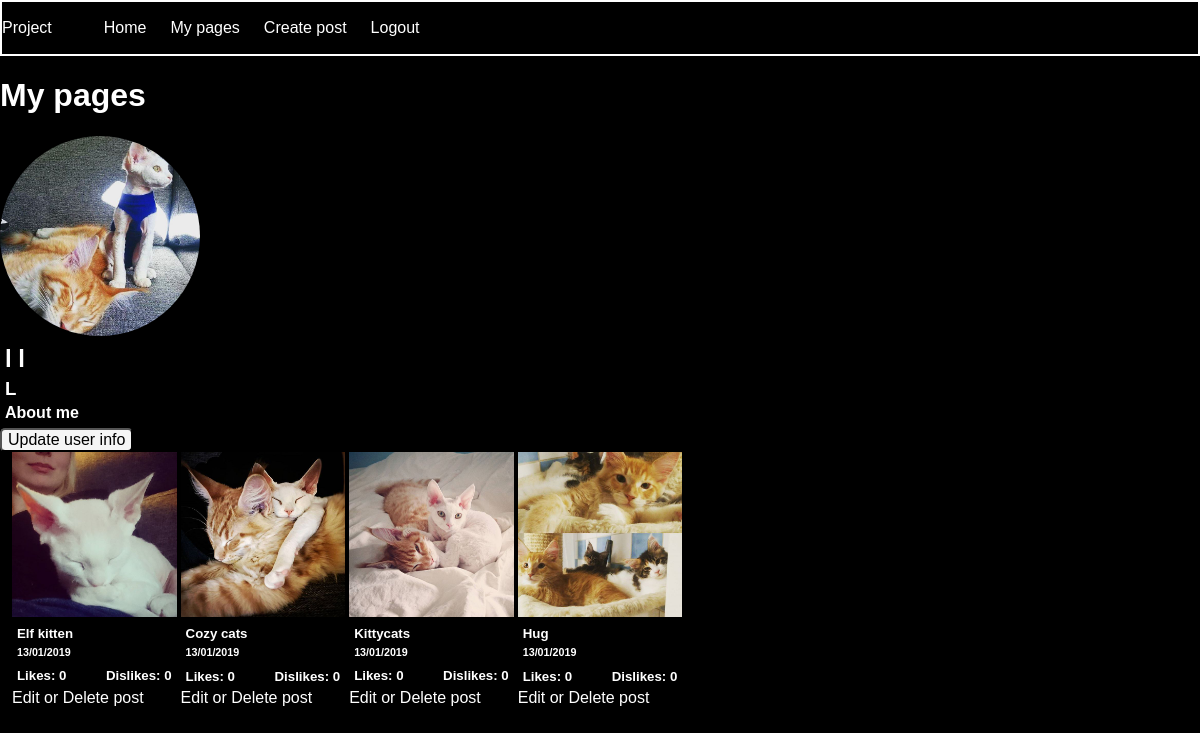
Before: /my-pages.php (signed in) with the older database file.
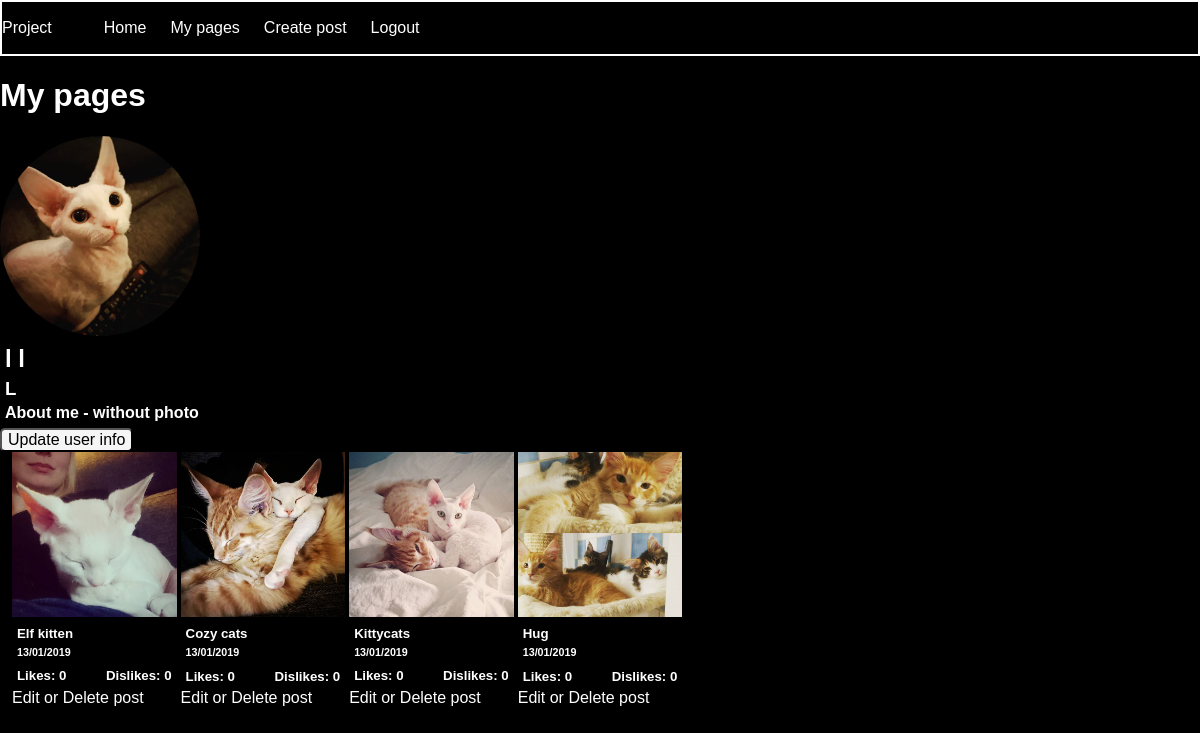
After: the same page with the newer database file.
### tables this page shows
CREATE TABLE "users" (
	`id`	INTEGER PRIMARY KEY AUTOINCREMENT,
	`name`	TEXT,
	`password`	TEXT,
	`email`	TEXT,
	`profile_image_url`	TEXT,
	`username`	TEXT,
	`bio`	TEXT
);

CREATE TABLE "posts" (
	`post_id`	INTEGER PRIMARY KEY AUTOINCREMENT,
	`description`	TEXT,
	`image_url`	TEXT,
	`user_id`	INTEGER,
	`date`	INTEGER
);

### app/config.php (called while the page is built, shortened)
<?php
return [
    'title' => 'Project',
    'database_path' => sprintf('sqlite:%s/database/photoify.db', __DIR__),
];

### app/database/database-functions.php (called while the page is built, shortened)
<?php
function connectToDB(){
    static $pdo;
    if ($pdo instanceof PDO) {
        return $pdo;
    }
    $config = require dirname(__DIR__).'/config.php';
    $pdo = new PDO($config['database_path']);
    return $pdo;
}
function getUser($userId){
    $pdo = connectToDB();
    $statement = $pdo->prepare('SELECT id, name, email, profile_image_url, username, bio FROM users WHERE id = :id');
    $statement->bindParam(':id', $userId, PDO::PARAM_INT);
    $statement->execute();
    $user = $statement->fetch(PDO::FETCH_ASSOC);
    return $user;
}
function getMyPosts($user){
    $pdo = connectToDB();
    $myPostsStatement = $pdo->prepare('SELECT * FROM posts WHERE user_id = :user ORDER BY date DESC');
    $myPostsStatement->bindParam(':user', $user, PDO::PARAM_INT);
    $myPostsStatement->execute();
    $myPosts = $myPostsStatement->fetchAll(PDO::FETCH_ASSOC);
    return $myPosts;
}

### app/autoload.php (called while the page is built, shortened)
<?php
require __DIR__.'/database/database-functions.php';
$config = require __DIR__.'/config.php';
if (isset($_SESSION['user'])) {
    $loggedInUser = getUser($_SESSION['user']);
};

### my-pages.php (the view)
<?php
require __DIR__.'/views/header.php';
$myPosts = getMyPosts($loggedInUser['id']);
?>
<div>
    <div class="user-info">
        <h1>My pages</h1>
        <img class="profile-pic" src="<?= $loggedInUser['profile_image_url']?>" alt="profile-pic">
        <h2>
            <?= $loggedInUser['name']?>
        </h2>
        <h3>
            <?= $loggedInUser['username']?>
        </h3>
        <h4>
            <?= $loggedInUser['bio']?>
        </h4>
    </div>
    <button><a href="/update-user-page.php">Update user info</a></button>
    <div class="post-feed">
        <?php
        foreach ($myPosts as $myPost) : ?>
        <div class="post">
            <img class="post-image" src="<?= $myPost['image_url']?>" alt="image">
            <h5>
                <?= $myPost['description']?>
            </h5>
            <h6>
                <?=date('d/m/Y', $myPost['date'])?>
            </h6>
            <div class="likes-count">
                <h5 class="likes">Likes: 0</h5>
                <h5 class="dislikes">Dislikes: 0</h5>
            </div>
            <a href="<?= "/update-post-page.php?postId=".$myPost['post_id'];?>"> Edit or Delete post</a> </div> <?php
                endforeach ?>
        </div>
    </div>
    <?php require __DIR__.'/views/footer.php'; ?>

### views/header.php (shortened to what this page needs)
<?php
require __DIR__.'/../app/autoload.php';
?>
<!DOCTYPE html>
<html lang="en">
<head>
    <link rel="stylesheet" href="./assets/styles/main.css">
    <link rel="stylesheet" href="./assets/styles/normalize.css">
</head>
<body>
    <?php require __DIR__.'/navigation.php'; ?>
    <div class="container py-5">

### views/navigation.php (shortened to what this page needs)
<nav class="navbar">
    <a class="navbar-brand" href="#">
        <?php echo $config['title']; ?></a>
    <ul class="navbar-nav">
        <li class="nav-item">
            <a class="nav-link <?php if($_SERVER['PHP_SELF'] === "/index.php"){echo 'active' ;};?>"
                href="./index.php">Home</a>
        </li>
        <li class="nav-item">
            <a class="nav-link <?php if($_SERVER['PHP_SELF'] === "/my-pages.php"){echo 'active' ;};?>" href="
                <?php if(isset($loggedInUser)){echo "./my-pages.php";};?>">
                <?php if(isset($loggedInUser)){echo "My pages";};?></a>
        </li>
        <li class="nav-item">
            <a class="nav-link <?php if($_SERVER['PHP_SELF'] === "/new-post.php"){echo 'active' ;};?>" href="
                <?php if(isset($loggedInUser)){echo "./new-post.php";};?>">
                <?php if(isset($loggedInUser)){echo "Create post";};?></a>
        </li>
        <li class="nav-item">
            <a class="nav-link <?php if($_SERVER['PHP_SELF'] === "/login-page.php"){echo 'active' ;};?>" href="
                <?php if(isset($loggedInUser)){echo "./app/users/logout.php";} else{echo "./login-page.php";};?>">
                <?php if(isset($loggedInUser)){echo "Logout";} else{echo "Login";};?></a>
        </li>
    </ul>
</nav>

### views/footer.php (shortened to what this page needs)
</div>
</body>
</html>

### assets/styles/main.css (style rules this page uses)
* { box-sizing: border-box; }
body { width: 100vw; margin: 0; background-color: black; color: white; font-family: sans-serif; }
h1, h2, h3, h4, h5, h6 { margin: 5px; }
.navbar { width: 100vw; height: 56px; border: 2px solid white; display: flex; flex-direction: row; align-items: center; }
.navbar-nav { display: flex; flex-direction: row; }
.nav-item { margin: 1vw; }
img { width: 200px; }
a { color: white; text-decoration: none; }
ul { list-style: none; }
button { color: black; background-color: whitesmoke; border-radius: 5px; }
button > a { color: black; }
.post-feed { width: 98vw; margin: auto; display: grid; grid-gap: 4px; grid-template-columns: repeat(auto-fill, minmax(150px, 1fr)); }
.post { width: 100%; }
.post-image { width: 100%; }
.likes-count { display: flex; flex-direction: row; justify-content: space-between; }
.profile-pic { width: 200px; border-radius: 50%; }

Changed rows visible on the page:
changed users: profile_image_url: a different picture; bio "About me" → "About me - without photo"
